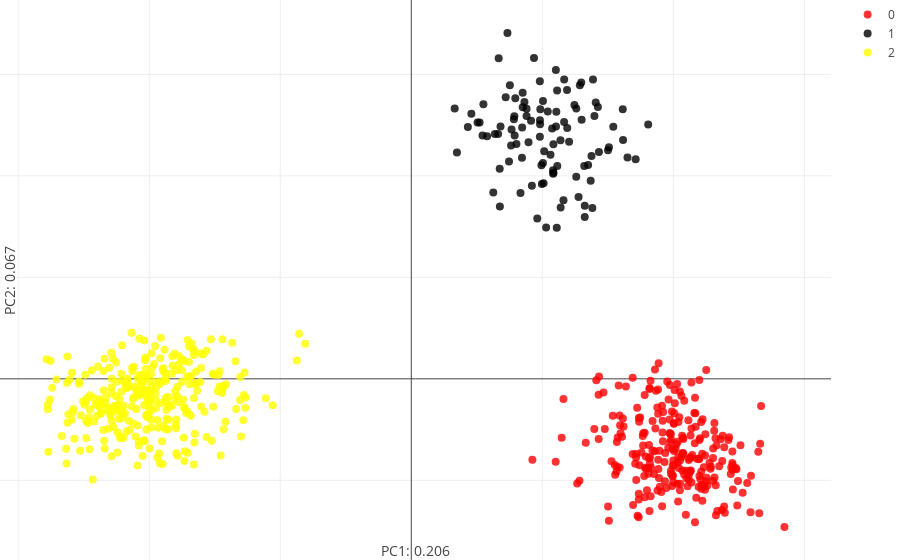

The notebook cell saved with this chart:
### Code cell
## lets visualize the result now:
colors_pres= ['red','black','yellow']

fig_data= [go.Scatter(
        x= features[[x for x in range(sum(Sizes)) if labels[x] == i],0],
        y= features[[x for x in range(sum(Sizes)) if labels[x] == i],1],
        mode= "markers",
        marker= {
        'color': colors_pres[i],
        'line': {'width': 0},
        'size': 8,
        'symbol': 'circle',
      "opacity": .8
      },
      name= str(i)
    ) for i in range(N_pops)]


layout = go.Layout(
    margin=dict(
        l=0,
        r=0,
        b=0,
        t=0
    ),
    yaxis=dict(
        title='PC2: {}'.format(round(var_comps[1],3))),
    xaxis=dict(
    title= 'PC1: {}'.format(round(var_comps[0],3)))
)

fig = go.Figure(data=fig_data, layout=layout)
iplot(fig)

### Figure 1 — Plotly figure (JSON) as saved in the notebook; plotly's stock layout.template omitted (floating-point values rounded to 4 significant figures; data arrays with more than 128 entries replaced by an {"elided": "..."} marker saying what was removed)
{"data": [{"marker": {"color": "red", "line": {"width": 0}, "opacity": 0.8, "size": 8, "symbol": "circle"}, "mode": "markers", "name": "0", "type": "scatter", "uid": "a9ee664b-cfd3-4e56-805a-3e7bf931ff03", "x": {"elided": "250 float values"}, "y": {"elided": "250 float values"}}, {"marker": {"color": "black", "line": {"width": 0}, "opacity": 0.8, "size": 8, "symbol": "circle"}, "mode": "markers", "name": "1", "type": "scatter", "uid": "bbff1ab3-4ac4-46cc-a90c-e63878b9d1ef", "x": [1.166, 1.029, 0.9814, 1.501, 0.6748, 0.9934, 1.042, 0.7338, 0.982, 1.277, 0.9847, 0.8504, 1.114, 0.7864, 1.204, 0.9966, 1.324, 0.5505, 0.7612, 1.432, 0.6761, 1.189, 0.7523, 0.783, 1.113, 1.11, 0.9613, 1.542, 0.9829, 0.6379, 1.32, 1.509, 1.297, 1.424, 1.398, 0.5784, 1.139, 0.3484, 0.7939, 0.5056, 1.3, 0.4585, 1.35, 0.85, 1.259, 0.7203, 1.712, 1.104, 1.14, 1.005, 1.062, 1.075, 1.107, 1.375, 0.6622, 1.808, 1.167, 1.085, 0.4316, 1.369, 0.5434, 1.005, 1.01, 1.259, 1.408, 0.6258, 0.8461, 0.8798, 0.6809, 1.103, 0.8946, 1.014, 0.9812, 0.9139, 1.083, 0.3312, 1.082, 1.162, 1.324, 0.9203, 1.387, 0.8025, 0.5214, 1.65, 1.19, 0.8447, 0.7458, 1.616, 1.085, 0.8796, 0.7887, 1.286, 1.614, 1.382, 0.9365, 1.245, 0.8636, 0.7652, 0.6669, 0.8335], "y": [2.531, 1.492, 2.387, 2.254, 2.071, 2.104, 2.636, 3.408, 2.549, 1.792, 2.657, 2.676, 2.096, 2.589, 2.336, 1.919, 1.596, 2.706, 2.299, 2.235, 1.697, 2.847, 2.893, 2.559, 2.842, 1.49, 1.58, 2.483, 2.508, 2.413, 2.097, 2.283, 2.919, 2.679, 2.591, 2.39, 2.35, 2.23, 2.764, 2.527, 2.554, 2.612, 2.107, 2.819, 2.663, 2.774, 2.165, 2.487, 1.687, 2.737, 2.208, 2.468, 2.631, 2.197, 2.412, 2.506, 2.949, 2.032, 2.483, 1.953, 2.398, 2.126, 1.929, 1.992, 2.724, 1.836, 2.476, 2.591, 2.488, 3.043, 2.332, 2.244, 2.934, 2.544, 2.022, 2.664, 2.056, 1.761, 1.705, 1.902, 2.95, 2.313, 2.525, 2.181, 2.471, 2.178, 2.142, 2.353, 2.311, 2.662, 2.399, 2.893, 2.656, 1.684, 3.162, 2.7, 2.729, 2.458, 3.159, 1.832]}, {"marker": {"color": "yellow", "line": {"width": 0}, "opacity": 0.8, "size": 8, "symbol": "circle"}, "mode": "markers", "name": "2", "type": "scatter", "uid": "0ab86c1d-712f-4270-9333-90f3ffdf141a", "x": {"elided": "300 float values"}, "y": {"elided": "300 float values"}}], "layout": {"margin": {"b": 0, "l": 0, "r": 0, "t": 0}, "xaxis": {"title": "PC1: 0.206"}, "yaxis": {"title": "PC2: 0.067"}}}
